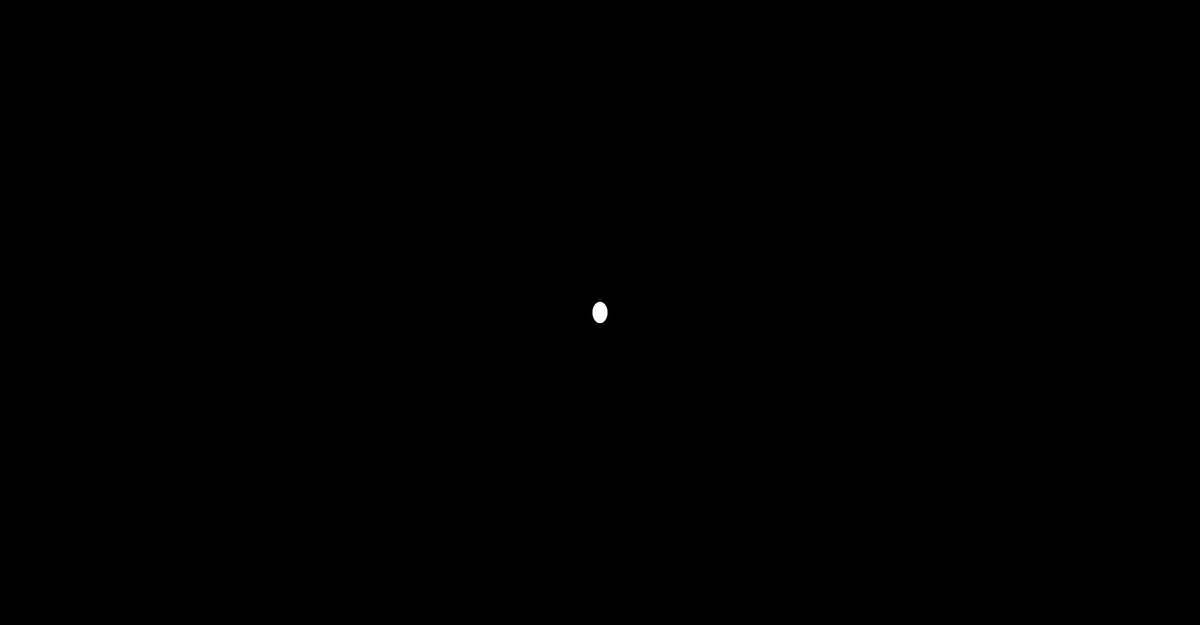
Frame 1 (no input)
Frame 60 (the mouse pressed at the canvas centre just before this capture): blank canvas, image omitted
Frame 120 (the mouse held since frame 60 and released just before this capture): blank canvas, image omitted

The Processing sketch that drew this single still picture (run headless with seeded random() and noise(); from frame 60 on, the mouse is pressed at the canvas centre):

// Processing sketch: colDet
// ── colDet.pde
// Tyson Lowe |colDet | 19 Sept 2024
int xspeed, yspeed, xpos, ypos, wdth, ht, xzoom, yzoom, xspot, yspot;

void setup() {
  size(1920,1000);
  background(0);
  xspeed = int(random(40));
  yspeed = int(random(60));
  xzoom =  int(random(40));
  yzoom = int(random(40));
  wdth = 24;
  ht = 34;
  noStroke();
  xpos = width/2;
  ypos = height/2;
  xspot = width/2;
  yspot = height/2;
  frameRate(1000000);
}

void draw() {
  background(0);
  
  fill(255);
  ellipse(xpos,ypos,wdth,ht);
  
  ellipse(xspot,yspot,wdth,ht);
  

  xpos= xpos + xspeed;
  ypos += yspeed;
  xspot+= xzoom;
  yspot+= yzoom;
  if(xpos >= width-wdth/2 || xpos<=wdth/2) {
    xspeed=xspeed*-1;
  }
  if(ypos >= height-ht/2 || ypos<=ht/2) {
    yspeed=yspeed*-1;
  }
  if(xspot >= width-wdth/2 || xspot<=wdth/2) {
    xzoom=xzoom*-1;
  }
  if(yspot >= height-ht/2 || yspot<=ht/2) {
    yzoom=yzoom*-1;
  }
}

  
